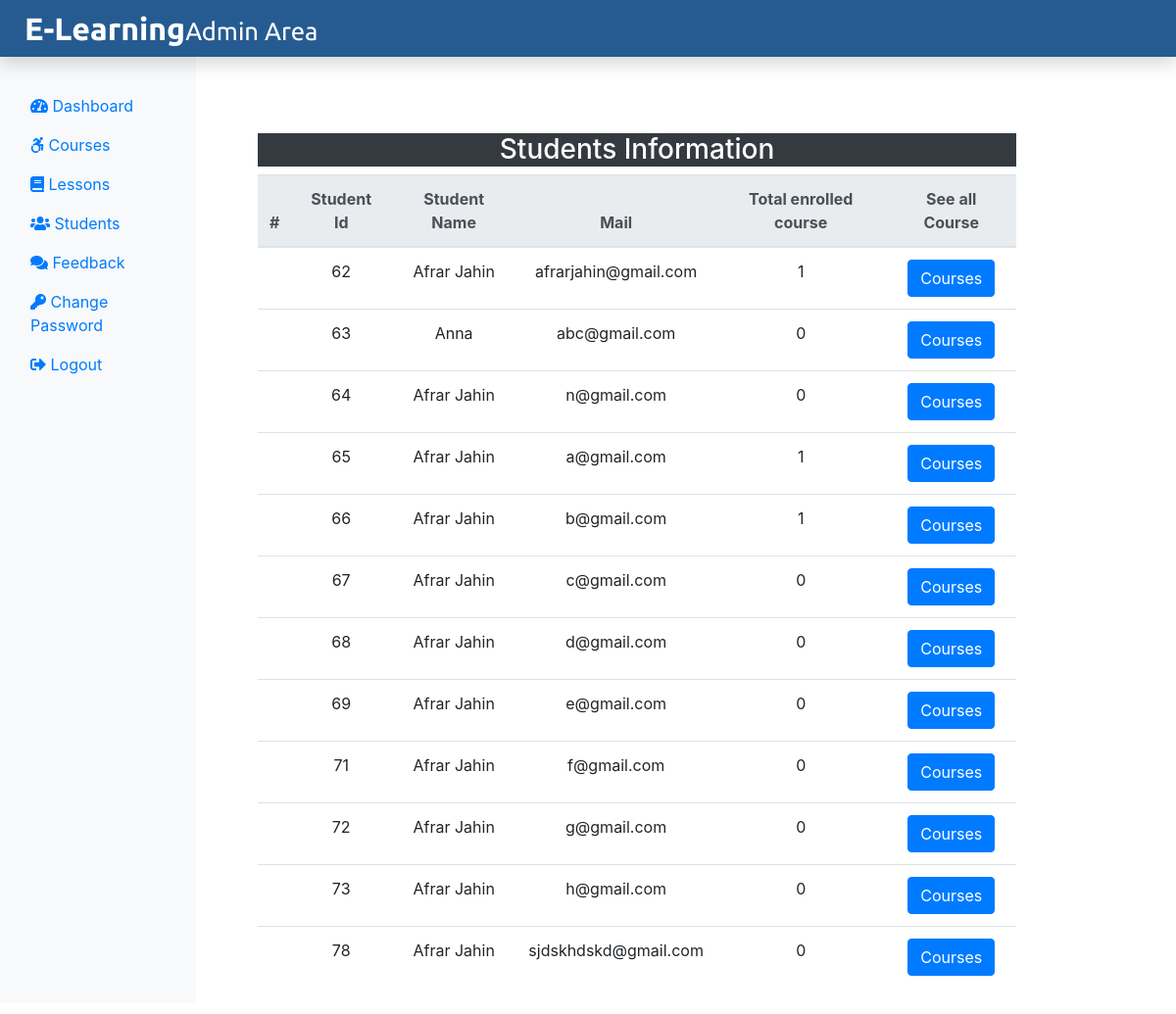
Screenshot of /Admin/students.php with the database file from the repository.
### tables this page shows
CREATE TABLE `student` (
  `stu_id` int(11) NOT NULL,
  `stu_name` varchar(255) NOT NULL,
  `stu_email` varchar(255) NOT NULL,
  `stu_pass` varchar(255) NOT NULL,
  `stu_occ` varchar(255) NOT NULL,
  `stu_img` text NOT NULL
);

### classes/database.php (called while the page is built, shortened)
<?php
class Database
{
    private $db_host = "localhost";
    private $db_user = "root";
    private $db_password = "";
    private $db_name = "lms_db";
    function __construct()
    {
        $this->conn = new mysqli($this->db_host, $this->db_user, $this->db_password, $this->db_name);
    }
}

### classes/student.php (called while the page is built, shortened)
<?php
include_once("database.php");
class Student{
    private $db;
    function __construct(){
        $this->db = new Database();
    }
    function getAllStudents()
    {
        $sql = "SELECT * from student";
        $result = $this->db->conn->query($sql);
        return $result;
    }
}
?>

### classes/course.php (called while the page is built, shortened)
<?php
include_once("database.php");
class Course{
    private $db;
    function __construct(){
        $this->db = new Database();
    }
    function total_course_Enroll_byStudent($Id)
    {
        $sql = "SELECT COUNT(course_id) as total FROM enroll Where stu_id = '$Id'";
        $result = $this->db->conn -> query($sql);
        $row = mysqli_fetch_assoc($result);
        $count = $row['total'];
        return $count;
    }
}
?>

### Admin/students.php (the view, shortened to what this page needs)
<?php
include("header.php");
include_once("../classes/student.php");
include_once("../classes/course.php");
include_once("../classes/database.php");
$student = new Student();
$course = new Course();
?>
<div class="col-sm-9 mt-5">
<div class=" mx-5 mt-5 text-center">
            <h3 class="bg-dark text-white">Students Information</h3>
            <table class="table">
                <thead class="thead-light">
                    <tr>
                        <th scope="col">#</th>
                        <th scope="col">Student Id</th>
                        <th scope="col">Student Name</th>
                        <th scope="col">Mail</th>
                        <th scope="col">Total enrolled course</th>
                        <th scope="col">See all Course</th>
                    </tr>
                </thead>
                <tbody>
                <?php
                $result = $student->getAllStudents();
                while($row = $result -> fetch_assoc())
                {
                    $total_enroll = $course -> total_course_Enroll_byStudent($row['stu_id']);
                    ?>
                    <tr>
                    <td>
                    </td>
                    <td>
                    <?php
                    echo $row['stu_id'];
                    ?>
                    </td>
                    <td>
                    <?php
                    echo $row['stu_name'];
                    ?>
                    </td>
                    <td>
                    <?php
                    echo $row['stu_email'];
                    ?>
                    </td>
                    <td>
                    <?php
                    echo $total_enroll;
                    ?>
                    </td>
                    <td>
                    <button type="button" class="btn btn-primary"
                            onclick="showStudents('<?php echo $row['stu_id']; ?>', '<?php echo $row['stu_name'];  ?>')"> Courses</button>
                    </td>
                    </tr>
                    <?php
                }
                ?>
                </tbody>
            </table>
        </div>
</div>
<?php
include("footer.php");
?>

### rows the page displays
student: stu_id "62", stu_name "Afrar Jahin", stu_email "afrarjahin@gmail.com", total_enroll "1"
student: stu_id "63", stu_name "Anna", stu_email "abc@gmail.com", total_enroll "0"
student: stu_id "64", stu_name "Afrar Jahin", stu_email "n@gmail.com", total_enroll "0"
student: stu_id "65", stu_name "Afrar Jahin", stu_email "a@gmail.com", total_enroll "1"
student: stu_id "66", stu_name "Afrar Jahin", stu_email "b@gmail.com", total_enroll "1"
student: stu_id "67", stu_name "Afrar Jahin", stu_email "c@gmail.com", total_enroll "0"
student: stu_id "68", stu_name "Afrar Jahin", stu_email "d@gmail.com", total_enroll "0"
student: stu_id "69", stu_name "Afrar Jahin", stu_email "e@gmail.com", total_enroll "0"
student: stu_id "71", stu_name "Afrar Jahin", stu_email "f@gmail.com", total_enroll "0"
student: stu_id "72", stu_name "Afrar Jahin", stu_email "g@gmail.com", total_enroll "0"
student: stu_id "73", stu_name "Afrar Jahin", stu_email "h@gmail.com", total_enroll "0"
student: stu_id "78", stu_name "Afrar Jahin", stu_email "sjdskhdskd@gmail.com", total_enroll "0"
